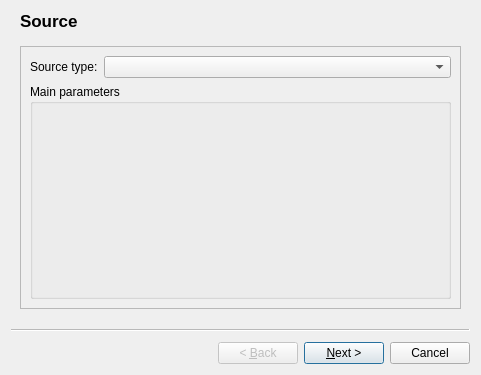
<?xml version="1.0" encoding="UTF-8"?>
<ui version="4.0">
 <class>WizardAddSource</class>
 <widget class="QWizard" name="WizardAddSource">
  <property name="geometry">
   <rect>
    <x>0</x>
    <y>0</y>
    <width>481</width>
    <height>375</height>
   </rect>
  </property>
  <property name="windowTitle">
   <string>Add Source</string>
  </property>
  <property name="locale">
   <locale language="C" country="AnyCountry"/>
  </property>
  <property name="wizardStyle">
   <enum>QWizard::ClassicStyle</enum>
  </property>
  <widget class="QWizardPage" name="wiz_page1">
   <property name="title">
    <string>Source</string>
   </property>
   <property name="subTitle">
    <string/>
   </property>
   <layout class="QVBoxLayout" name="verticalLayout_3">
    <item>
     <widget class="QFrame" name="frame_2">
      <property name="sizePolicy">
       <sizepolicy hsizetype="Expanding" vsizetype="Expanding">
        <horstretch>0</horstretch>
        <verstretch>0</verstretch>
       </sizepolicy>
      </property>
      <property name="frameShape">
       <enum>QFrame::StyledPanel</enum>
      </property>
      <property name="frameShadow">
       <enum>QFrame::Raised</enum>
      </property>
      <layout class="QVBoxLayout" name="verticalLayout_4" stretch="0,1">
       <item>
        <layout class="QFormLayout" name="formLayout">
         <item row="0" column="0">
          <widget class="QLabel" name="label">
           <property name="text">
            <string>Source type:</string>
           </property>
          </widget>
         </item>
         <item row="0" column="1">
          <widget class="QComboBox" name="cb_source_type"/>
         </item>
        </layout>
       </item>
       <item>
        <widget class="QGroupBox" name="groupBox_2">
         <property name="title">
          <string>Main parameters</string>
         </property>
         <layout class="QVBoxLayout" name="verticalLayout_5">
          <item>
           <layout class="QVBoxLayout" name="l_main_opt">
            <property name="sizeConstraint">
             <enum>QLayout::SetMaximumSize</enum>
            </property>
           </layout>
          </item>
         </layout>
        </widget>
       </item>
      </layout>
     </widget>
    </item>
   </layout>
  </widget>
  <widget class="QWizardPage" name="wiz_page2">
   <property name="title">
    <string>Source options</string>
   </property>
   <layout class="QVBoxLayout" name="verticalLayout_2">
    <item>
     <layout class="QVBoxLayout" name="l_src_opt">
      <property name="sizeConstraint">
       <enum>QLayout::SetMaximumSize</enum>
      </property>
     </layout>
    </item>
   </layout>
  </widget>
  <widget class="QWizardPage" name="wiz_page3">
   <property name="title">
    <string>Additional options</string>
   </property>
   <property name="subTitle">
    <string/>
   </property>
   <layout class="QVBoxLayout" name="verticalLayout">
    <item>
     <widget class="QGroupBox" name="groupBox">
      <property name="sizePolicy">
       <sizepolicy hsizetype="Expanding" vsizetype="Expanding">
        <horstretch>0</horstretch>
        <verstretch>0</verstretch>
       </sizepolicy>
      </property>
      <property name="title">
       <string>Loadin options:</string>
      </property>
      <layout class="QFormLayout" name="formLayout_3">
       <property name="fieldGrowthPolicy">
        <enum>QFormLayout::AllNonFixedFieldsGrow</enum>
       </property>
       <item row="0" column="0">
        <widget class="QLabel" name="label_2">
         <property name="text">
          <string>Update interval [min]:</string>
         </property>
        </widget>
       </item>
       <item row="0" column="1">
        <widget class="QSpinBox" name="e_interval">
         <property name="minimum">
          <number>1</number>
         </property>
         <property name="maximum">
          <number>50000</number>
         </property>
         <property name="singleStep">
          <number>5</number>
         </property>
        </widget>
       </item>
      </layout>
     </widget>
    </item>
   </layout>
  </widget>
 </widget>
 <resources/>
 <connections/>
</ui>
